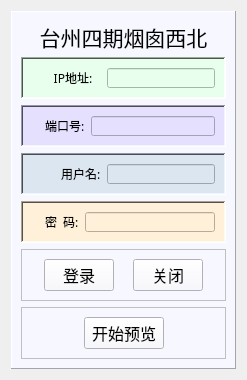
       <widget class="QWidget" name="page_camera1">
        <layout class="QHBoxLayout" name="horizontalLayout_7">
         <item>
          <widget class="QFrame" name="frame_10">
           <property name="styleSheet">
            <string notr="true">background-color: rgb(246, 247, 255);</string>
           </property>
           <property name="frameShape">
            <enum>QFrame::Panel</enum>
           </property>
           <property name="frameShadow">
            <enum>QFrame::Raised</enum>
           </property>
           <layout class="QVBoxLayout" name="verticalLayout_7">
            <item>
             <widget class="QLabel" name="label_11">
              <property name="maximumSize">
               <size>
                <width>16777215</width>
                <height>30</height>
               </size>
              </property>
              <property name="font">
               <font>
                <family>黑体</family>
                <pointsize>16</pointsize>
               </font>
              </property>
              <property name="text">
               <string>&lt;html&gt;&lt;head/&gt;&lt;body&gt;&lt;p align=&quot;center&quot;&gt;台州四期烟囱西北&lt;/p&gt;&lt;/body&gt;&lt;/html&gt;</string>
              </property>
             </widget>
            </item>
            <item>
             <widget class="QFrame" name="frame_5">
              <property name="maximumSize">
               <size>
                <width>16777215</width>
                <height>50</height>
               </size>
              </property>
              <property name="styleSheet">
               <string notr="true">background-color: rgb(231, 255, 236);</string>
              </property>
              <property name="frameShape">
               <enum>QFrame::WinPanel</enum>
              </property>
              <property name="frameShadow">
               <enum>QFrame::Sunken</enum>
              </property>
              <layout class="QHBoxLayout" name="horizontalLayout_2">
               <item>
                <widget class="QLabel" name="label_19">
                 <property name="maximumSize">
                  <size>
                   <width>40</width>
                   <height>16777215</height>
                  </size>
                 </property>
                 <property name="text">
                  <string/>
                 </property>
                 <property name="pixmap">
                  <pixmap resource="RedSmoke.qrc">:/img/img/IP.png</pixmap>
                 </property>
                 <property name="scaledContents">
                  <bool>true</bool>
                 </property>
                </widget>
               </item>
               <item>
                <widget class="QLabel" name="label_22">
                 <property name="minimumSize">
                  <size>
                   <width>56</width>
                   <height>0</height>
                  </size>
                 </property>
                 <property name="font">
                  <font>
                   <family>黑体</family>
                   <pointsize>9</pointsize>
                  </font>
                 </property>
                 <property name="text">
                  <string>&lt;html&gt;&lt;head/&gt;&lt;body&gt;&lt;p align=&quot;center&quot;&gt;IP地址:&lt;/p&gt;&lt;/body&gt;&lt;/html&gt;</string>
                 </property>
                </widget>
               </item>
               <item>
                <widget class="QLineEdit" name="lineEdit_IP_1">
                 <property name="minimumSize">
                  <size>
                   <width>0</width>
                   <height>20</height>
                  </size>
                 </property>
                 <property name="maximumSize">
                  <size>
                   <width>150</width>
                   <height>20</height>
                  </size>
                 </property>
                </widget>
               </item>
              </layout>
             </widget>
            </item>
            <item>
             <widget class="QFrame" name="frame_7">
              <property name="maximumSize">
               <size>
                <width>16777215</width>
                <height>50</height>
               </size>
              </property>
              <property name="styleSheet">
               <string notr="true">background-color: rgb(230, 224, 255);</string>
              </property>
              <property name="frameShape">
               <enum>QFrame::WinPanel</enum>
              </property>
              <property name="frameShadow">
               <enum>QFrame::Sunken</enum>
              </property>
              <layout class="QHBoxLayout" name="horizontalLayout_3">
               <item>
                <widget class="QLabel" name="label">
                 <property name="maximumSize">
                  <size>
                   <width>40</width>
                   <height>16777215</height>
                  </size>
                 </property>
                 <property name="text">
                  <string/>
                 </property>
                 <property name="pixmap">
                  <pixmap resource="RedSmoke.qrc">:/img/img/port_.png</pixmap>
                 </property>
                 <property name="scaledContents">
                  <bool>true</bool>
                 </property>
                </widget>
               </item>
               <item>
                <widget class="QLabel" name="label_21">
                 <property name="font">
                  <font>
                   <family>黑体</family>
                  </font>
                 </property>
                 <property name="text">
                  <string>端口号:</string>
                 </property>
                </widget>
               </item>
               <item>
                <widget class="QLineEdit" name="lineEdit_port_1">
                 <property name="minimumSize">
                  <size>
                   <width>0</width>
                   <height>20</height>
                  </size>
                 </property>
                 <property name="maximumSize">
                  <size>
                   <width>150</width>
                   <height>20</height>
                  </size>
                 </property>
                </widget>
               </item>
              </layout>
             </widget>
            </item>
            <item>
             <widget class="QFrame" name="frame_8">
              <property name="sizePolicy">
               <sizepolicy hsizetype="Preferred" vsizetype="Expanding">
                <horstretch>0</horstretch>
                <verstretch>0</verstretch>
               </sizepolicy>
              </property>
              <property name="maximumSize">
               <size>
                <width>16777215</width>
                <height>50</height>
               </size>
              </property>
              <property name="styleSheet">
               <string notr="true">background-color: rgb(219, 230, 241);</string>
              </property>
              <property name="frameShape">
               <enum>QFrame::WinPanel</enum>
              </property>
              <property name="frameShadow">
               <enum>QFrame::Sunken</enum>
              </property>
              <layout class="QHBoxLayout" name="horizontalLayout_4">
               <item>
                <widget class="QLabel" name="label_2">
                 <property name="maximumSize">
                  <size>
                   <width>40</width>
                   <height>16777215</height>
                  </size>
                 </property>
                 <property name="text">
                  <string/>
                 </property>
                 <property name="pixmap">
                  <pixmap resource="RedSmoke.qrc">:/img/img/man.png</pixmap>
                 </property>
                 <property name="scaledContents">
                  <bool>true</bool>
                 </property>
                </widget>
               </item>
               <item>
                <widget class="QLabel" name="label_5">
                 <property name="font">
                  <font>
                   <family>黑体</family>
                  </font>
                 </property>
                 <property name="text">
                  <string>用户名:</string>
                 </property>
                </widget>
               </item>
               <item>
                <widget class="QLineEdit" name="lineEdit_name_1">
                 <property name="sizePolicy">
                  <sizepolicy hsizetype="Preferred" vsizetype="Preferred">
                   <horstretch>0</horstretch>
                   <verstretch>0</verstretch>
                  </sizepolicy>
                 </property>
                 <property name="minimumSize">
                  <size>
                   <width>0</width>
                   <height>20</height>
                  </size>
                 </property>
                 <property name="maximumSize">
                  <size>
                   <width>150</width>
                   <height>20</height>
                  </size>
                 </property>
                 <property name="styleSheet">
                  <string notr="true"/>
                 </property>
                 <property name="inputMethodHints">
                  <set>Qt::ImhNone</set>
                 </property>
                </widget>
               </item>
              </layout>
             </widget>
            </item>
            <item>
             <widget class="QFrame" name="frame_9">
              <property name="maximumSize">
               <size>
                <width>16777215</width>
                <height>50</height>
               </size>
              </property>
              <property name="styleSheet">
               <string notr="true">background-color: rgb(255, 241, 217);</string>
              </property>
              <property name="frameShape">
               <enum>QFrame::WinPanel</enum>
              </property>
              <property name="frameShadow">
               <enum>QFrame::Sunken</enum>
              </property>
              <layout class="QHBoxLayout" name="horizontalLayout_5">
               <item>
                <widget class="QLabel" name="label_3">
                 <property name="maximumSize">
                  <size>
                   <width>40</width>
                   <height>16777215</height>
                  </size>
                 </property>
                 <property name="text">
                  <string/>
                 </property>
                 <property name="pixmap">
                  <pixmap resource="RedSmoke.qrc">:/img/img/PASS.png</pixmap>
                 </property>
                 <property name="scaledContents">
                  <bool>true</bool>
                 </property>
                </widget>
               </item>
               <item>
                <widget class="QLabel" name="label_20">
                 <property name="font">
                  <font>
                   <family>黑体</family>
                  </font>
                 </property>
                 <property name="text">
                  <string>密  码:</string>
                 </property>
                </widget>
               </item>
               <item>
                <widget class="QLineEdit" name="lineEdit_password_1">
                 <property name="minimumSize">
                  <size>
                   <width>0</width>
                   <height>20</height>
                  </size>
                 </property>
                 <property name="maximumSize">
                  <size>
                   <width>150</width>
                   <height>20</height>
                  </size>
                 </property>
                </widget>
               </item>
              </layout>
             </widget>
            </item>
            <item>
             <widget class="QFrame" name="frame">
              <property name="maximumSize">
               <size>
                <width>16777215</width>
                <height>55</height>
               </size>
              </property>
              <property name="frameShape">
               <enum>QFrame::StyledPanel</enum>
              </property>
              <property name="frameShadow">
               <enum>QFrame::Raised</enum>
              </property>
              <layout class="QHBoxLayout" name="horizontalLayout_6">
               <item>
                <widget class="QPushButton" name="pushButton_login_1">
                 <property name="maximumSize">
                  <size>
                   <width>70</width>
                   <height>40</height>
                  </size>
                 </property>
                 <property name="font">
                  <font>
                   <family>黑体</family>
                   <pointsize>12</pointsize>
                  </font>
                 </property>
                 <property name="text">
                  <string>登录</string>
                 </property>
                 <property name="icon">
                  <iconset>
                   <normaloff>:/images/res/display.png</normaloff>:/images/res/display.png</iconset>
                 </property>
                 <property name="iconSize">
                  <size>
                   <width>30</width>
                   <height>30</height>
                  </size>
                 </property>
                </widget>
               </item>
               <item>
                <widget class="QPushButton" name="pushButton_close_1">
                 <property name="maximumSize">
                  <size>
                   <width>70</width>
                   <height>40</height>
                  </size>
                 </property>
                 <property name="font">
                  <font>
                   <family>黑体</family>
                   <pointsize>12</pointsize>
                  </font>
                 </property>
                 <property name="text">
                  <string>关闭</string>
                 </property>
                 <property name="icon">
                  <iconset>
                   <normaloff>:/images/res/stop_display.png</normaloff>:/images/res/stop_display.png</iconset>
                 </property>
                 <property name="iconSize">
                  <size>
                   <width>30</width>
                   <height>30</height>
                  </size>
                 </property>
                </widget>
               </item>
              </layout>
             </widget>
            </item>
            <item>
             <widget class="QFrame" name="frame_45">
              <property name="maximumSize">
               <size>
                <width>16777215</width>
                <height>70</height>
               </size>
              </property>
              <property name="frameShape">
               <enum>QFrame::StyledPanel</enum>
              </property>
              <property name="frameShadow">
               <enum>QFrame::Raised</enum>
              </property>
              <layout class="QHBoxLayout" name="horizontalLayout_14">
               <item>
                <spacer name="horizontalSpacer">
                 <property name="orientation">
                  <enum>Qt::Horizontal</enum>
                 </property>
                 <property name="sizeHint" stdset="0">
                  <size>
                   <width>40</width>
                   <height>20</height>
                  </size>
                 </property>
                </spacer>
               </item>
               <item>
                <widget class="QPushButton" name="pushButton_display_1">
                 <property name="maximumSize">
                  <size>
                   <width>100</width>
                   <height>60</height>
                  </size>
                 </property>
                 <property name="font">
                  <font>
                   <family>黑体</family>
                   <pointsize>12</pointsize>
                  </font>
                 </property>
                 <property name="styleSheet">
                  <string notr="true"/>
                 </property>
                 <property name="text">
                  <string>开始预览</string>
                 </property>
                 <property name="icon">
                  <iconset>
                   <normaloff>:/images/res/log.png</normaloff>:/images/res/log.png</iconset>
                 </property>
                 <property name="iconSize">
                  <size>
                   <width>50</width>
                   <height>50</height>
                  </size>
                 </property>
                 <property name="autoDefault">
                  <bool>true</bool>
                 </property>
                </widget>
               </item>
               <item>
                <spacer name="horizontalSpacer_2">
                 <property name="orientation">
                  <enum>Qt::Horizontal</enum>
                 </property>
                 <property name="sizeHint" stdset="0">
                  <size>
                   <width>40</width>
                   <height>20</height>
                  </size>
                 </property>
                </spacer>
               </item>
              </layout>
             </widget>
            </item>
           </layout>
          </widget>
         </item>
        </layout>
       </widget>
